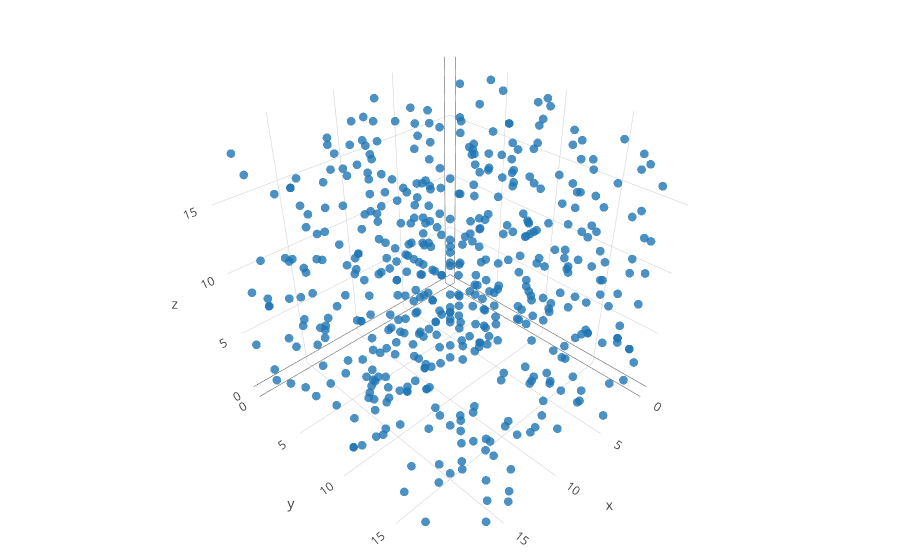

Source (notebook cell):
### Markdown cell above
## 2nd Stage of Model

First we wanted to look at a selected dataset of articles and run our model on the sentences in them and see if we could plot all of the sentenies in 3D space to see if they cluster together

### Code cell
sentenceValues = np.random.randint(20, size=(3, 500))

trace1 = go.Scatter3d(
    x=sentenceValues[0],
    y=sentenceValues[1],
    z=sentenceValues[2],
    mode='markers',
    marker=dict(
        size=3,              # set color to an array/list of desired values
        colorscale=[[0.0, 'rgb(165,0,38)'], [1.0, 'rgb(49,54,149)']],
        opacity=0.8
    )
)

data = [trace1]
layout = go.Layout(
    margin=dict(
        l=0,
        r=0,
        b=0,
        t=0
    )
)
fig = go.Figure(data=data, layout=layout)
iplot(fig, filename='3d-scatter-colorscale')

### Figure 1 — Plotly figure (JSON) as saved in the notebook; plotly's stock layout.template omitted (floating-point values rounded to 4 significant figures; data arrays with more than 128 entries replaced by an {"elided": "..."} marker saying what was removed)
{"data": [{"marker": {"colorscale": [[0, "rgb(165,0,38)"], [1, "rgb(49,54,149)"]], "opacity": 0.8, "size": 3}, "mode": "markers", "type": "scatter3d", "x": {"elided": "500 int values"}, "y": {"elided": "500 int values"}, "z": {"elided": "500 int values"}}], "layout": {"margin": {"b": 0, "l": 0, "r": 0, "t": 0}}}
